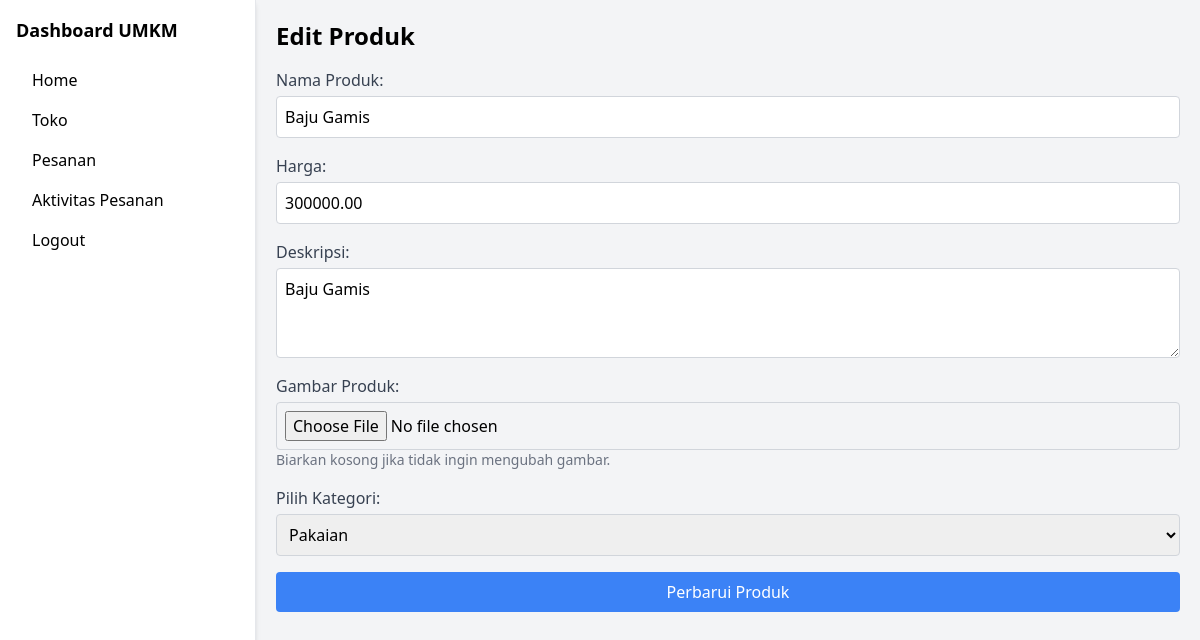
/public/edit_product.php?id=6 (signed in), run on the app's committed database.
### tables this page shows
CREATE TABLE `products` (
  `id` int(11) NOT NULL,
  `name` varchar(100) NOT NULL,
  `price` decimal(10,2) NOT NULL,
  `description` text DEFAULT NULL,
  `image` varchar(255) NOT NULL,
  `user_id` int(11) NOT NULL,
  `size` varchar(10) DEFAULT NULL,
  `category_id` int(11) NOT NULL,
  `created_at` timestamp NOT NULL DEFAULT current_timestamp()
);

### public/edit_product.php (the view, shortened to what this page needs)
<?php
include '../includes/db.php';
if (isset($_GET['id'])) {
    $productId = $_GET['id'];
    $stmt = $pdo->prepare('SELECT * FROM products WHERE id = ?');
    $stmt->execute([$productId]);
    $product = $stmt->fetch();
} else {
    header("Location: umkm.php");
    exit();
}
?>
<!DOCTYPE html>
<html lang="id">
<head>
    <link href="https://cdn.jsdelivr.net/npm/tailwindcss@2.2.19/dist/tailwind.min.css" rel="stylesheet">
</head>
<body class="bg-gray-100">
<div class="flex">
    <div class="w-64 bg-white border-r shadow-md h-screen">
        <div class="p-4">
            <h2 class="text-lg font-semibold">Dashboard UMKM</h2>
        </div>
        <ul class="flex flex-col">
            <li><a class="flex items-center p-2 hover:bg-gray-200" href="umkm.php"><i class="fas fa-home w-4 h-4 mr-2"></i> Home</a></li>
            <li><a class="flex items-center p-2 hover:bg-gray-200" href="tpkshop.php"><i class="fas fa-tachometer-alt w-4 h-4 mr-2"></i> Toko</a></li>
            <li><a class="flex items-center p-2 hover:bg-gray-200" href="pesanan.php"><i class="fas fa-comments w-4 h-4 mr-2"></i> Pesanan</a></li>
            <li><a class="flex items-center p-2 hover:bg-gray-200" href="activity.php"><i class="fas fa-list-alt w-4 h-4 mr-2"></i> Aktivitas Pesanan</a></li>
            <li><a class="flex items-center p-2 hover:bg-gray-200" href="logout.php"><i class="fas fa-sign-out-alt w-4 h-4 mr-2"></i> Logout</a></li>
        </ul>
    </div>
    <div class="flex-grow p-5">
        <h2 class="text-2xl font-bold mb-4">Edit Produk</h2>
        <form method="post" action="" enctype="multipart/form-data">
            <div class="mb-4">
                <label for="product_name" class="block text-gray-700">Nama Produk:</label>
                <input type="text" class="mt-1 block w-full p-2 border border-gray-300 rounded" id="product_name" name="product_name" value="<?php echo htmlspecialchars($product['name']); ?>" required>
            </div>
            <div class="mb-4">
                <label for="product_price" class="block text-gray-700">Harga:</label>
                <input type="number" class="mt-1 block w-full p-2 border border-gray-300 rounded" id="product_price" name="product_price" step="0.01" value="<?php echo htmlspecialchars($product['price']); ?>" required>
            </div>
            <div class="mb-4">
                <label for="product_description" class="block text-gray-700">Deskripsi:</label>
                <textarea class="mt-1 block w-full p-2 border border-gray-300 rounded" id="product_description" name="product_description" rows="3" required><?php echo htmlspecialchars($product['description']); ?></textarea>
            </div>
            <div class="mb-4">
                <label for="product_image" class="block text-gray-700">Gambar Produk:</label>
                <input type="file" class="mt-1 block w-full p-2 border border-gray-300 rounded" id="product_image" name="product_image" accept="image/*">
                <p class="text-gray-500 text-sm">Biarkan kosong jika tidak ingin mengubah gambar.</p>
            </div>
            <div class="mb-4">
                <label for="category" class="block text-gray-700">Pilih Kategori:</label>
                <select name="category" class="mt-1 block w-full p-2 border border-gray-300 rounded" required>
                    <option value="pakaian" <?php echo ($product['category_id'] == 1) ? 'selected' : ''; ?>>Pakaian</option>
                </select>
            </div>
            <button type="submit" class="w-full bg-blue-500 text-white px-4 py-2 rounded hover:bg-blue-600">Perbarui Produk</button>
        </form>
    </div>
</div>
</body>
</html>

### data on the page
products: product_name "Baju Gamis", product_price "300000.00", product_description "Baju Gamis", category "Pakaian"
